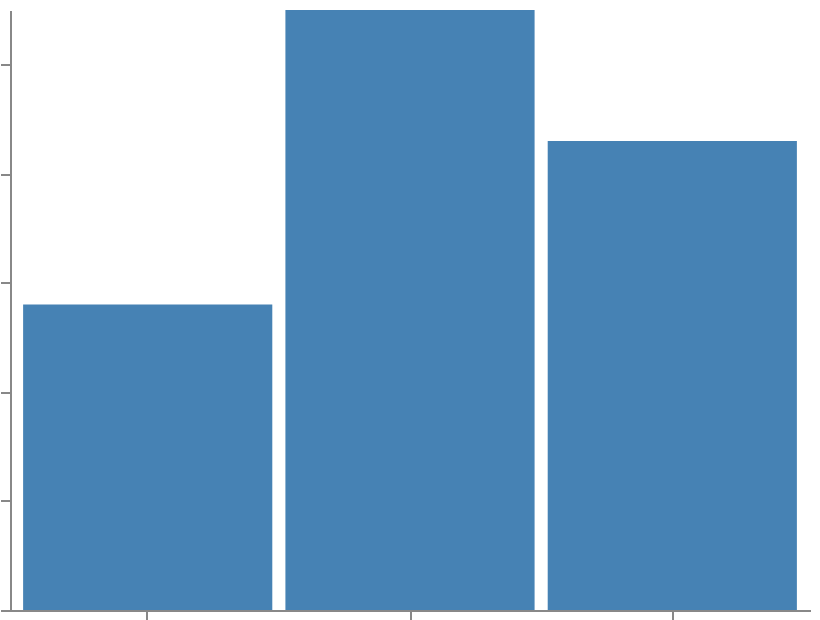

Vega-Lite specification stored for this chart:
### Vega specification from a JSON file in a GitHub repository (floating-point values rounded to 4 significant figures)
{"$schema": "https://vega.github.io/schema/vega/v6.json", "width": 400, "height": 300, "padding": 5, "autosize": "none", "data": [{"name": "table", "values": [{"a": "A", "b": 28}, {"a": "B", "b": 55}, {"a": "C", "b": 43}]}], "scales": [{"name": "xscale", "type": "band", "domain": {"data": "table", "field": "a"}, "range": "width", "padding": 0.05}, {"name": "yscale", "type": "linear", "domain": {"data": "table", "field": "b"}, "nice": true, "range": "height"}], "axes": [{"orient": "bottom", "scale": "xscale", "title": "Category", "labels": false}, {"orient": "left", "scale": "yscale", "title": "Amount", "tickCount": 5, "labels": false}], "marks": [{"type": "rect", "from": {"data": "table"}, "encode": {"update": {"x": {"scale": "xscale", "field": "a"}, "width": {"scale": "xscale", "band": 1}, "y": {"scale": "yscale", "field": "b"}, "y2": {"scale": "yscale", "value": 0}, "fill": {"value": "steelblue"}}}}]}
